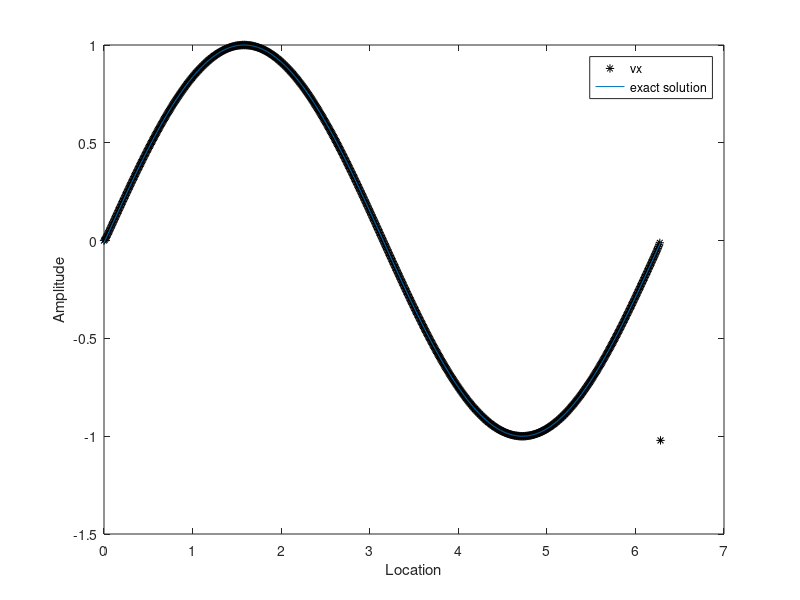
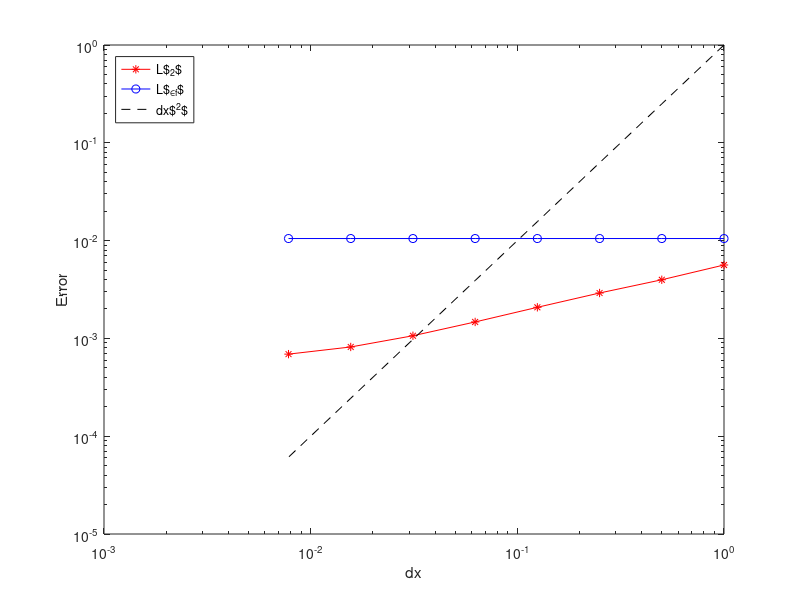

Here is the MATLAB script that generated these plots, in order:
%----------------------------------------%
% Method of manufactured solutions       %
% mom eqn                                %
% dvx/dt + dvx/dx = 0                    %
% rlbarnett c3149416 230318              %
%----------------------------------------%

%------
% temporal domain %
%------
tmin = 0;

% max number of iterations -- keep constant
nmax = 2000;

% temporal step
dt = 1.0/nmax;

% time axis
tax = linspace(tmin,nmax*dt,nmax);

%------
% spatial domain %
%------
xmin = 0;
xmax = 2.0*pi;

% spatial step and axis
% dx = logspace(-2,0,10);
dx = 1.;

% coefficients for source term s = a + sin(x + ct)
a = 0.0;
c = -1.0;

%%
%-------------------------------------------------------------------------%
% Manufactured solution U(t,x) = sin(x-t)                                 %
% dU/dt = -cos(x-t); d/dx(U^2/2) = -(1/2)sin(2(t-x))                      %
%-------------------------------------------------------------------------%

% diffusion term multiplier
nu = 0.05;

% number of dx iterations (ie times to perform dx=dx/2
iter = 8;
l_sec = zeros(1,iter);
l_inf = zeros(1,iter);

ax = 0;

for kk=1:iter
    
    npts = round(1 + (xmax - xmin)/dx);
    xax = linspace(xmin,xmax,npts);
    
    % initial conditions
    source = zeros(1,npts);
    vx_new = a + sin(xax);
    
    for ii=1:21
        
        % exact solution
        ex_sol = a + sin(xax + c*dt*ii);
        
        vx = vx_new;

        for jj=2:npts-1

            source(1,jj) = c*cos(c*ii*dt + xax(jj)) + (a + sin(xax(jj) + ii*dt*c))*cos(xax(jj) + c*ii*dt) + nu*sin(xax(jj) + c*ii*dt); 

            vx_new(1,jj) = vx(1,jj) - (dt/(2.0*dx))*vx(1,jj)*(vx(1,jj+1) - vx(1,jj-1)) +...
                (dt/(dx^2))*nu*(vx(1,jj+1) - 2.0*vx(1,jj) + vx(1,jj-1)) + dt*source(1,jj);
        end

        % boundary conditions
        source(1,end) = c*cos(xmax + c*dt*ii) + (a + sin(xmax + ii*dt*c))*cos(xmax + c*ii*dt) + nu*sin(xmax + c*ii*dt);
%         vx(1,end) = vx(1,end) - (dt/(2.0*dx))*vx(1,end)*(vx(1,2) - vx(1,end-1)) +...
%                 (dt/(dx^2))*nu*(vx(1,2) - 2.0*vx(1,end) + vx(1,end-1)) + dt*source(1,end);
%         vx(1,1) = vx_new(1,end);
        
        vx(1,end) = a + sin(xmax + c*dt*ii) + source(1,end);
        vx_new(1,1) = vx_new(1,end);

        l_inf(1,kk) = max(abs(ex_sol - vx_new));
        l_sec(1,kk) = rms(ex_sol - vx_new);
       

    end
    
    ax(1,kk) = dx;
    dx = dx/2.0;
    
end


%%
%------ 
% plot solution %
%------

figure(1)
plot(xax, vx, '*k')
hold on
plot(xax, ex_sol)
xlabel('Location')
ylabel('Amplitude')
legend('vx', 'exact solution')
hold off

figure(2)
loglog(ax,l_sec, '-*r') 
hold on
loglog(ax,l_inf, '-ob')
loglog(ax, ax.^2, '--k')
% xlim([1e-2 1e0])
xlabel('dx')
ylabel('Error')
legend('L$_2$', 'L$_{\inf}$', 'dx$^2$','Location','northwest')
hold off
